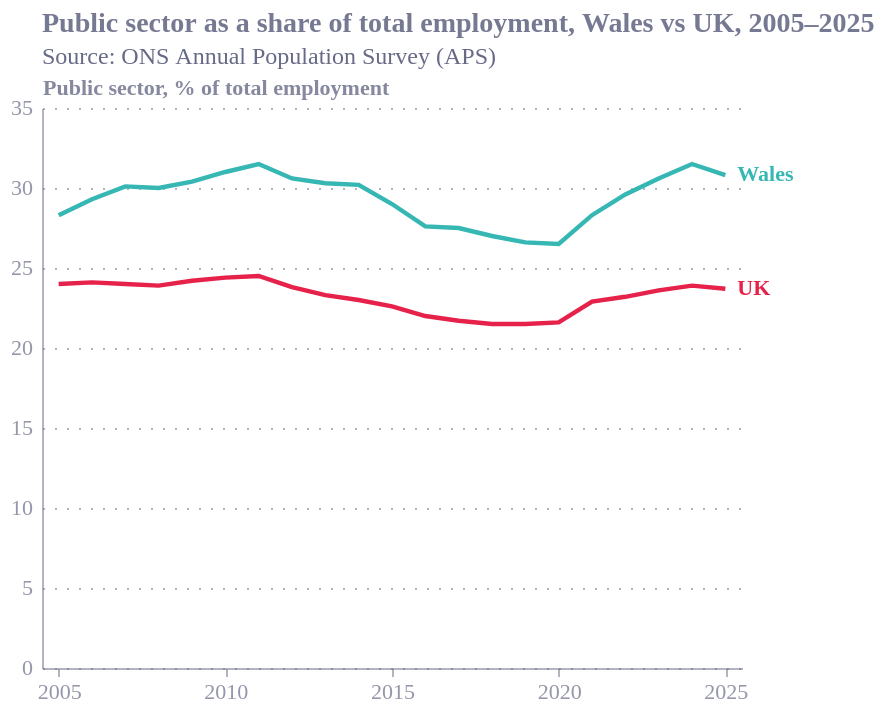

Vega-Lite specification for this chart:
### Vega-Lite specification from a JSON file in a GitHub repository (floating-point values rounded to 4 significant figures)
{"config": {"font": "Circular Std", "text": {"color": "#676A86", "align": "left", "baseline": "middle", "dx": 7, "dy": 0, "fontSize": 11}, "view": {"stroke": null, "continuousWidth": 400, "continuousHeight": 300, "discreteWidth": 400, "discreteHeight": 300}, "range": {"category": ["#36B7B4", "#E6224B", "#F4C245", "#0063AF", "#00A767", "#179FDB", "#EB5C2E"], "diverging": ["#E6224B", "#E54753", "#C9C9C9", "#179FDB", "#122B39"], "heatmap": ["#C9C9C9", "#179FDB", "#0063AF", "#122B39"], "ordinal": ["#00A767", "#36B7B4", "#179FDB", "#0063AF", "#243B5A"]}, "bar": {"color": "#179fdb"}, "line": {"color": "#e6224b"}, "rule": {"color": "#676A86"}, "area": {"opacity": 0.3}, "point": {"filled": true, "size": 80, "color": "#e6224b", "opacity": 0.95}, "geoshape": {"stroke": "white", "strokeWidth": 0.3}, "rect": {"fill": "#d6d4d4", "opacity": 0.3}, "axis": {"labelColor": "#676A86", "labelFontSize": 11, "labelFont": "Circular Std", "labelOpacity": 0.7, "tickColor": "#676A86", "tickOpacity": 0.5, "domainColor": "#676A86", "domainOpacity": 0.5, "gridColor": "#676A86", "gridDash": [2, 2], "gridOpacity": 0.5, "title": null, "titleColor": "#676A86", "titleOpacity": 0.8, "tickSize": 4}, "axisXDiscrete": {"grid": false, "labelAngle": 0, "tickCount": 10, "tickOpacity": 0.5, "title": null}, "axisYDiscrete": {"ticks": false, "labelPadding": 5}, "axisXTemporal": {"grid": false, "ticks": true}, "axisXQuantitative": {"grid": true}, "axisYQuantitative": {"gridColor": "#676A86", "gridDash": [1, 5], "gridOpacity": 0.5, "ticks": false, "labelPadding": 5, "tickCount": 8, "titleAngle": 0, "titleAlign": "left", "titleBaseline": "bottom", "titleX": 0, "titleY": -5}, "title": {"color": "#676A86E6", "subtitleColor": "#676A86", "font": "Circular Std", "subtitleFont": "Circular Std", "anchor": "start", "fontSize": 14, "subtitleFontSize": 12, "subtitlePadding": 4, "offset": 0, "frame": "group"}, "legend": {"titleColor": "#122b39", "title": null, "labelColor": "#122b39", "labelFontSize": 11}}, "layer": [{"mark": {"type": "line", "strokeWidth": 2.2}, "encoding": {"color": {"field": "place", "legend": null, "scale": {"domain": ["Wales", "UK"]}, "type": "nominal"}, "detail": {"field": "place", "type": "nominal"}, "x": {"axis": {"labelAngle": 0, "values": [2005, 2010, 2015, 2020, 2025]}, "field": "year", "title": null, "type": "ordinal"}, "y": {"field": "pct", "scale": {"domain": [0, 35]}, "title": "Public sector, % of total employment", "type": "quantitative"}}}, {"mark": {"type": "text", "align": "left", "dx": 6, "fontWeight": "bold"}, "encoding": {"color": {"field": "place", "legend": null, "scale": {"domain": ["Wales", "UK"]}, "type": "nominal"}, "text": {"field": "place", "type": "nominal"}, "x": {"field": "year", "type": "ordinal"}, "y": {"field": "pct", "type": "quantitative"}}, "transform": [{"filter": "(datum.year === 2025)"}]}], "data": {"name": "data-0856d4d685a1570611b41c17de36edc7"}, "height": 280, "title": {"text": "Public sector as a share of total employment, Wales vs UK, 2005–2025", "anchor": "start", "subtitle": "Source: ONS Annual Population Survey (APS)", "subtitleColor": "#676A86"}, "width": 350, "$schema": "https://vega.github.io/schema/vega-lite/v6.4.1.json", "datasets": {"data-0856d4d685a1570611b41c17de36edc7": [{"year": 2005, "pct": 28.3, "place": "Wales"}, {"year": 2006, "pct": 29.3, "place": "Wales"}, {"year": 2007, "pct": 30.1, "place": "Wales"}, {"year": 2008, "pct": 30.0, "place": "Wales"}, {"year": 2009, "pct": 30.4, "place": "Wales"}, {"year": 2010, "pct": 31.0, "place": "Wales"}, {"year": 2011, "pct": 31.5, "place": "Wales"}, {"year": 2012, "pct": 30.6, "place": "Wales"}, {"year": 2013, "pct": 30.3, "place": "Wales"}, {"year": 2014, "pct": 30.2, "place": "Wales"}, {"year": 2015, "pct": 29.0, "place": "Wales"}, {"year": 2016, "pct": 27.6, "place": "Wales"}, {"year": 2017, "pct": 27.5, "place": "Wales"}, {"year": 2018, "pct": 27.0, "place": "Wales"}, {"year": 2019, "pct": 26.6, "place": "Wales"}, {"year": 2020, "pct": 26.5, "place": "Wales"}, {"year": 2021, "pct": 28.3, "place": "Wales"}, {"year": 2022, "pct": 29.6, "place": "Wales"}, {"year": 2023, "pct": 30.6, "place": "Wales"}, {"year": 2024, "pct": 31.5, "place": "Wales"}, {"year": 2025, "pct": 30.8, "place": "Wales"}, {"year": 2005, "pct": 24.0, "place": "UK"}, {"year": 2006, "pct": 24.1, "place": "UK"}, {"year": 2007, "pct": 24.0, "place": "UK"}, {"year": 2008, "pct": 23.9, "place": "UK"}, {"year": 2009, "pct": 24.2, "place": "UK"}, {"year": 2010, "pct": 24.4, "place": "UK"}, {"year": 2011, "pct": 24.5, "place": "UK"}, {"year": 2012, "pct": 23.8, "place": "UK"}, {"year": 2013, "pct": 23.3, "place": "UK"}, {"year": 2014, "pct": 23.0, "place": "UK"}, {"year": 2015, "pct": 22.6, "place": "UK"}, {"year": 2016, "pct": 22.0, "place": "UK"}, {"year": 2017, "pct": 21.7, "place": "UK"}, {"year": 2018, "pct": 21.5, "place": "UK"}, {"year": 2019, "pct": 21.5, "place": "UK"}, {"year": 2020, "pct": 21.6, "place": "UK"}, {"year": 2021, "pct": 22.9, "place": "UK"}, {"year": 2022, "pct": 23.2, "place": "UK"}, {"year": 2023, "pct": 23.6, "place": "UK"}, {"year": 2024, "pct": 23.9, "place": "UK"}, {"year": 2025, "pct": 23.7, "place": "UK"}]}}
